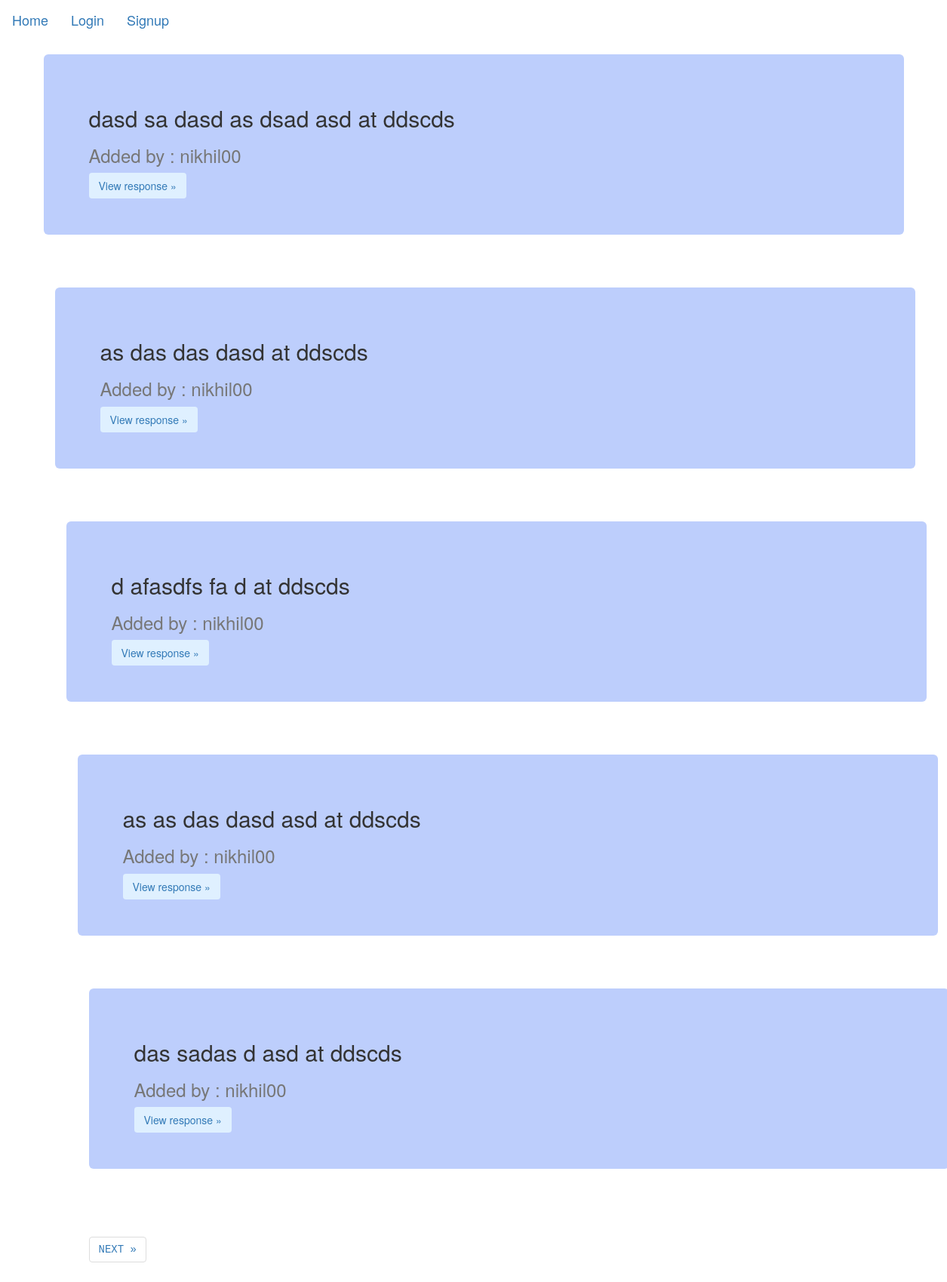
Screenshot of /allResponses/ with the database file from the repository.
### responseForum/models.py (models this page shows, shortened)
class InterviewResponse(models.Model):
    company = models.ForeignKey(Company,on_delete=models.CASCADE)
    profile = models.CharField(max_length=200)
    name = models.ForeignKey(User,on_delete=models.CASCADE)
    rounds = models.IntegerField(blank=True, null=True)
    questions = models.TextField(max_length=1000000)
    review = models.CharField(max_length=1000000)
    offer = models.IntegerField(blank=True, null=True)
    rating = models.IntegerField(blank=True, null=True)
    timestamp = models.DateTimeField(default=timezone.now)
    hits = models.IntegerField(default=0)

class Company(models.Model):
    name = models.CharField(max_length=50)
    def __str__(self):
        return str(self.name)

### responseForum/views.py (the view)
# urls.py: path('allResponses/', views.allResponses, name='all_responses'),
def allResponses(request):
    responses = InterviewResponse.objects.order_by('-timestamp')
    paginator = Paginator(responses, 5)
    page = request.GET.get('page')
    try:
        responses = paginator.page(page)
    except PageNotAnInteger :
        responses = paginator.page(1)
    except EmptyPage :
        responses = paginator.PAGE(paginator.num_pages)
    return render(request, 'responseForum/responseList.html', {'page':page,'responses': responses })

### responseForum/templates/responseForum/responseList.html (shortened to what this page needs)
{% block content%}
<!DOCTYPE html>
<html lang="en">
<head>
    <link rel="stylesheet" href="https://maxcdn.bootstrapcdn.com/bootstrap/3.4.1/css/bootstrap.min.css">
</head>
<body>
  <nav class="navbar navbar-expand-md navbar-dark fixed-top bg-dark">
    {% if not user.is_authenticated %}
    <a class="navbar-brand" href=" {% url 'index'  %} ">Home</a>
    <a class="navbar-brand" href=" {% url 'login'  %}">Login</a>
    <a class="navbar-brand" href=" {% url 'register'  %}">Signup</a>
    {% else %}
    <a class="navbar-brand" href=" {% url 'index'  %} ">Home</a>
    <a class="navbar-brand">Logged in as <strong>{{ user.get_username }}</strong> </a>
    <a class="navbar-brand" href=" {% url 'logout'  %} ">Logout</a>
    <a class="navbar-brand" href=" {% url 'login'  %} ">Login as someone else</a>
    {% endif %}
  </nav>
  {% for response in responses%}
  <main role="main" class="container">
    <div class="jumbotron" style="background-color: rgb(189, 206, 252);" >
      <h2>{{ response.profile }} at {{ response.company }}</h2>
      <h3 class = "text-muted">Added by : {{ response.name }} </h3>
      <a class="btn btn-outline-primary" style="background-color: rgb(223, 240, 255);"" href="{% url 'view_response' response.id %}" role="button">View response &raquo;</a>
      <div class="col-lg-0 col-sm-2" style="float:right;">
      </div>
    </div>
    <br><br>
  {% endfor %}
    <div style="font-family: monospace; align-content: center;">
    {% if responses.has_other_pages %}
      <nav aria-label="page navigation container">
        <ul class="pagination justify-content-center">
            {% if responses.has_next %}
            <li><a href="?page={{ responses.next_page_number }}" class="page-link">NEXT &raquo;</a></li>
          {% endif %}
        </ul>
      </nav>
      {% endif %}
    </div>
</body>
</html>
{% endblock %}

### rows the page displays
InterviewResponse: profile "dasd sa dasd as dsad asd", company "ddscds", name "nikhil00"
InterviewResponse: profile "as das das dasd", company "ddscds", name "nikhil00"
InterviewResponse: profile "d afasdfs fa d", company "ddscds", name "nikhil00"
InterviewResponse: profile "as as das dasd asd", company "ddscds", name "nikhil00"
InterviewResponse: profile "das sadas d asd", company "ddscds", name "nikhil00"
